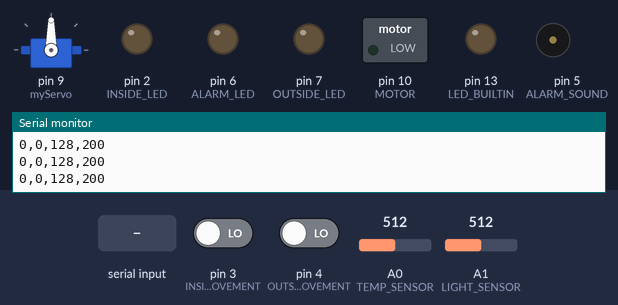
The sketch below on a simulated Arduino Uno, built with avr-gcc and run on an emulated ATmega328P. Shown: servo, switched loads named in the sketch (green lamp = pin HIGH), output pins drawn as LEDs (lit = HIGH), buzzer (waves = sounding), the last lines printed to the serial monitor. The inputs (shaded band) are chosen by the test bench; at power-on: pin 3 (INSIDE_MOVEMENT) LOW, pin 4 (OUTSIDE_MOVEMENT) LOW, A0 (TEMP_SENSOR) = 512, A1 (LIGHT_SENSOR) = 512.

Above: at 1.2 s.
1.3 s: "90,45,200\n" received over Serial
At 3.7 s:
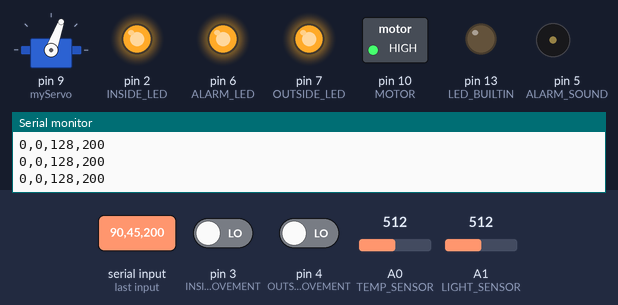
4.0 s: ",\n" received over Serial
At 5.0 s:
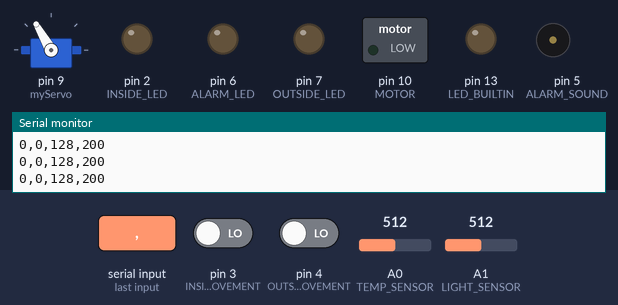
5.6 s: "30,150,10\n" received over Serial
At 6.3 s:
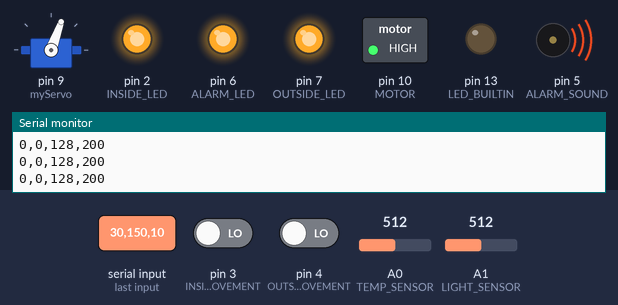
Timing chart, 0 to 8.6 s (numbered marks = the images above; inputs shaded):
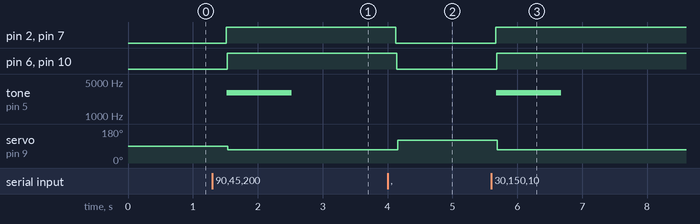

The sketch:

Gy.ino
```cpp
#include <Servo.h>
Servo myServo;
void setup() {
  // put your setup code here, to run once:
  Serial.begin(9600);
  myServo.attach(9);

  pinMode(LED_BUILTIN, OUTPUT);
  pinMode(2, OUTPUT); // INSIDE LED
  pinMode(3, INPUT);  // INSIDE MOVEMENT
  pinMode(4, INPUT); // OUTSIDE MOVEMENT
  pinMode(A1, INPUT); // LIGHT SENSOR
  pinMode(5, OUTPUT); // ALARM SOUND
  pinMode(6, OUTPUT); // ALARM LED
  pinMode(9, OUTPUT); // SERVO
  pinMode(10, OUTPUT);// MOTOR
  pinMode(7, OUTPUT); // OUTSIDE LED
  pinMode(A0, INPUT); // TEMP SENSOR

}
String get_sensor_data(){
  int temp = (((analogRead(A0)/1024.0) * 5) - 0.5) * 100;
  delay(5);
  int light = analogRead(A1) / 4;
  delay(5);
  int inside_movement = digitalRead(3);
  delay(5);
  int outside_movement = digitalRead(4);

  String data_to_send = String(String(inside_movement) + "," + String(outside_movement) + "," + String(light) + "," + String(temp));
  return data_to_send;
}

// return "{},{},{},{},{},{}".format(self.inside_led_on, self.outside_led_on, self.alarm_on, self.alarm_led_on, self.motor_on, self.servo_angle)


void get_and_set_data_from_pi(){
    if (Serial.available() > 0){
      String data = Serial.readStringUntil('\n');

      int inside_led = data.substring(0, data.indexOf(",")).toInt();
      data.remove(0, data.indexOf(",") + 1);
      int outside_led = data.substring(0, data.indexOf(",")).toInt();
      data.remove(0, data.indexOf(",") + 1);
      int alarm = data.substring(0, data.indexOf(",")).toInt();
      data.remove(0, data.indexOf(",") + 1);
      int alarm_led = data.substring(0, data.indexOf(",")).toInt();
      data.remove(0, data.indexOf(",") + 1);
      int motor = data.substring(0, data.indexOf(",")).toInt();
      data.remove(0, data.indexOf(",") + 1);
      int servo = data.toInt();


      digitalWrite(2, inside_led);
      delay(5);
      digitalWrite(7, outside_led);
      delay(5);
      if (alarm){
        tone(5, 3000, 1000);
      }
      delay(5);
      digitalWrite(6, alarm_led);
      delay(5);
      digitalWrite(10,motor);
      delay(5);
      if (servo > 0){
        myServo.write(70);
      } else {
        myServo.write(120);
      }

  }
}


void loop() {
  // put your main code here, to run repeatedly:
  delay(200);
  String data_to_send = get_sensor_data();
  Serial.println(data_to_send); // Order to send data: INSIDE_MOVEMENT, OUTSIDE_MOVEMENT, LIGHT_SENSOR, TEMP
  get_and_set_data_from_pi();
}
```

Measured:
- after the input at 1.3 s, pin 2 (INSIDE_LED): LOW → HIGH after 0.21 s; pin 6 (ALARM_LED), pin 10 (MOTOR): LOW → HIGH after 0.23 s; pin 7 (OUTSIDE_LED): LOW → HIGH after 0.22 s; tone on pin 5 (ALARM_SOUND): silent → 3000 Hz after 0.22 s, → silent 1.0 s later; servo on pin 9 (myServo): 90° → 70° after 0.24 s
- after the input at 4.0 s, pin 2 (INSIDE_LED), pin 7 (OUTSIDE_LED): HIGH → LOW after 0.13 s; pin 6 (ALARM_LED): HIGH → LOW after 0.14 s; pin 10 (MOTOR): HIGH → LOW after 0.15 s; servo on pin 9 (myServo): 70° → 120° after 0.15 s
- after the input at 5.6 s, pin 2 (INSIDE_LED), pin 7 (OUTSIDE_LED): LOW → HIGH after 0.07 s; pin 6 (ALARM_LED): LOW → HIGH after 0.08 s; pin 10 (MOTOR): LOW → HIGH after 0.09 s; tone on pin 5 (ALARM_SOUND): silent → 3000 Hz after 0.08 s, → silent 1.0 s later; servo on pin 9 (myServo): 120° → 70° after 0.09 s
